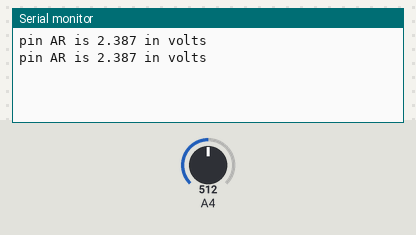
Simulated run of this sketch. Board: Arduino Uno, built with avr-gcc and run on an emulated ATmega328P. On the bench: the last lines printed to the serial monitor. The inputs (shaded band) are chosen by the test bench; at power-on: A4 = 512.

Above: at 2.8 s.
2.9 s: A4 set to 716
At 5.0 s:
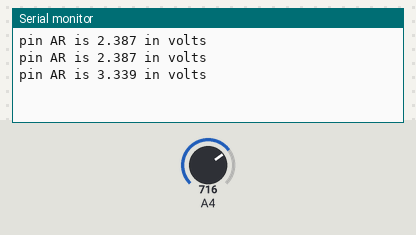
5.6 s: A4 set to 900
At 6.5 s:
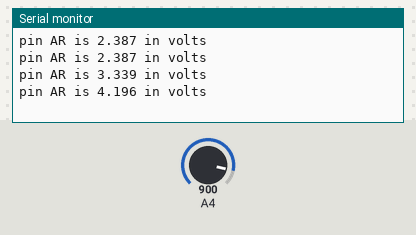
Timing chart, 0 to 8.6 s (numbered marks = the images above; inputs shaded):
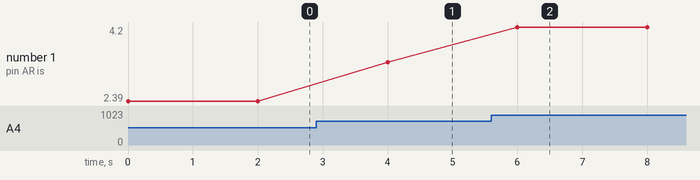

Measured:
- after the input at 2.9 s, the serial monitor: prints a new line after 1.1 s (image 1)
- after the input at 5.6 s, the serial monitor: prints a new line after 0.40 s (image 2)
- plotted number 1: 2.39 → 3.34 after the input at 2.9 s, 3.34 → 4.2 after the input at 5.6 s

The sketch:

AnalReadFltoString.ino
```cpp
/*
  AnalogReadFltoString --  Reads an analog input on pin A_, prints the result to the
  serial monitor; mod to show use of String object for better printing and take a float,
  which normally it won't accept in constr.  String can use printf like Java / C (not used here)
  Attach the center pin of a potentiometer to pin A_, and the outside pins to +5V and ground.
  Uses: String object, cast from int to float, dtostrf to convert float to string then to String.
  alternate method using Streaming.h in  SampSynt and USsr04-avg-Flt
 */

//  setup runs once when you load, press reset or open Ser. Mon.:
void setup()
{
  // initialize serial communication at 9600 bits per second
  Serial.begin(9600);
}

// the loop runs over and over

void loop()
{
  // read the input on analog pin as an int:
  //int sensorValue = analogRead(A0); // done for clarity, could put aR(4) into String constructor
  // convert the int to a String object, not same as char string (a plain C array)
  //String myValue = String(sensorValue,DEC);// optional DEC formatter for an int; float not allowed

  // conversion needed to output a float
  float vFlt = 4.77 *((float)analogRead(4)/1023);  // need to cast from an int var to divide
  char vStr[5];// make target buffer array for dtostrf, one byte larger than width you want to print
          // dtostrf(sourceFLOAT,WIDTH,PRECISION,targetBUFFER);
  dtostrf (vFlt,4,3,vStr);  // convert the float to a C string
  String myStr = String(vStr);  // make a String object from it
  // print the value
  Serial.println(("pin AR is " + myStr + " in volts")); // concat works if all are Strings/literals
  // also works but unnecessary:
  // Serial.println (String ("vFlt is " + myStr + " volts")); // concat only works if all
  // items are String objects, or string constants; won't convert int or flt

  delay(2000);        // delay between prints for sanity
}  // end loop
```
